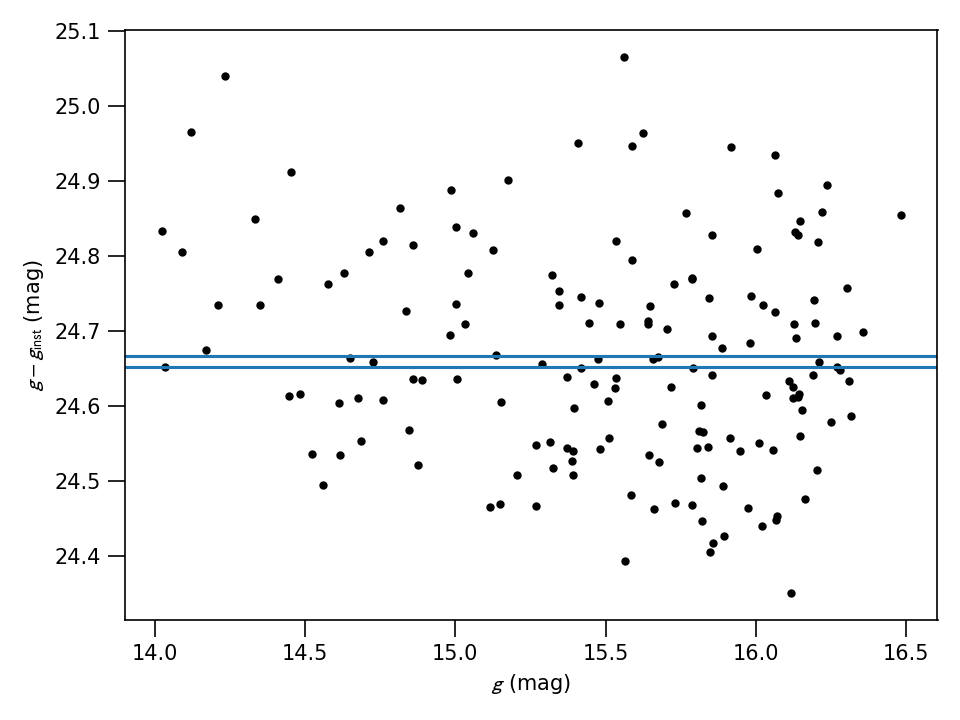

Source code (Python):
# Licensed with the MIT License, see LICENSE for details

import os
import requests
import numpy as np
import matplotlib.pyplot as plt
from astropy.table import Table
from astropy.io import fits
from astropy.coordinates import SkyCoord
import calviacat as cvc

if os.path.exists('lco.fits'):
    hdu = fits.open('lco.fits')
else:
    r = requests.get('https://archive-api.lco.global/frames/6913550/').json()
    hdu = fits.open(r['url'])
    hdu.writeto('lco.fits')

im = hdu['sci'].data
h = hdu['sci'].header
phot = Table(hdu['cat'].data)

phot = phot[phot['FLAG'] == 0]  # clean LCO catalog
lco = SkyCoord(phot['RA'], phot['DEC'], unit='deg')

# initialize catalog
skym = cvc.SkyMapper('cat.db')

# download catalog?
if len(skym.search(lco)[0]) < 500:
    skym.fetch_field(lco)

# crossmatch LCO photometry table with catalog
objids, distances = skym.xmatch(lco)

# Calibrate this g-band image
g_inst = -2.5 * np.log10(phot['FLUX'])
g_err = phot['FLUXERR'] / phot['FLUX'] * 1.0857

# no color info, so make g-i unlimited
zp_mean, zp_median, unc, g, gmi = skym.cal_constant(
    objids, g_inst, 'g', gmi_lim=None)

# plot results
fig = plt.figure(1)
fig.clear()
ax = fig.gca()
ax.scatter(g, g - g_inst, marker='.', color='k')
ax.axhline(zp_mean)
ax.axhline(zp_median)
plt.setp(ax, xlabel='$g$ (mag)', ylabel=r'$g - g_{\rm inst}$ (mag)')
plt.tight_layout()
plt.savefig('lco-skymapper-constant.png', dpi=150)
